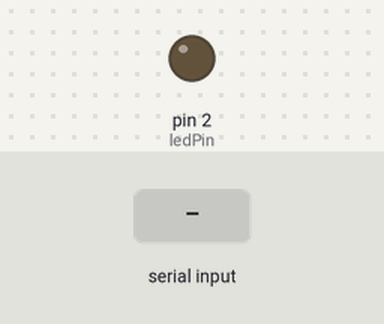
Recording of a sketch running on a simulated Arduino Uno, built with avr-gcc and run on an emulated ATmega328P. On the bench: output pins drawn as LEDs (lit = HIGH). The test bench sets the inputs (shaded band). What the sketch prints to the serial monitor is not drawn.

Above: at 1.2 s.
1.3 s: "w" received over Serial
At 2.5 s:
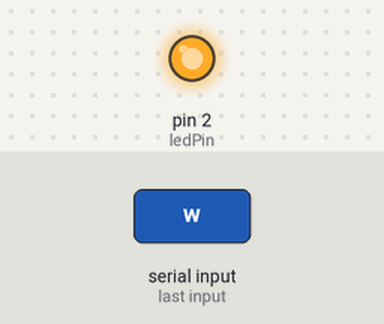
2.8 s: "1" received over Serial
At 3.7 s:
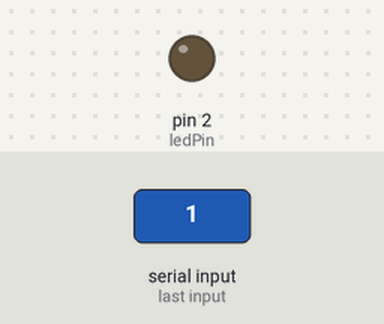
4.3 s: "s" received over Serial
At 4.9 s:
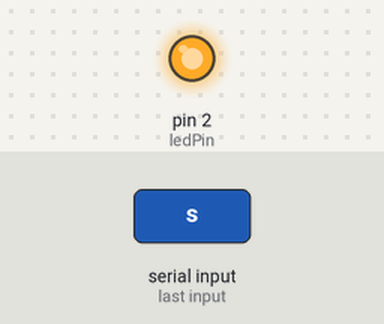
Timing chart, 0 to 7.3 s (numbered marks = the images above; inputs shaded):
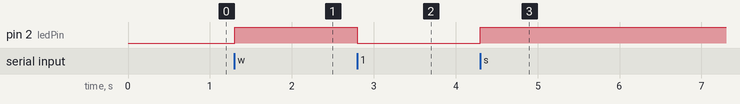

The sketch:

pruebaLecturaTeclado.ino
```cpp
const int ledPin = 2;


void setup() {
  Serial.begin(115200);
  Serial.println("Inicio de aplicacion");
  Serial.println("Esperando Tecla...");
  pinMode(ledPin, OUTPUT);
}

void loop() {
  if (Serial.available() > 0) {
      char tecla = Serial.read();  // Lee 1 carácter
      if (tecla == 'w' || tecla == 's'){
        digitalWrite(ledPin, HIGH);
      }
      else{
        digitalWrite(ledPin, LOW);
      }
  }
}
```

Measured:
- after the input at 1.3 s, pin 2 (ledPin): LOW → HIGH at once
- after the input at 2.8 s, pin 2 (ledPin): HIGH → LOW at once
- after the input at 4.3 s, pin 2 (ledPin): LOW → HIGH at once
